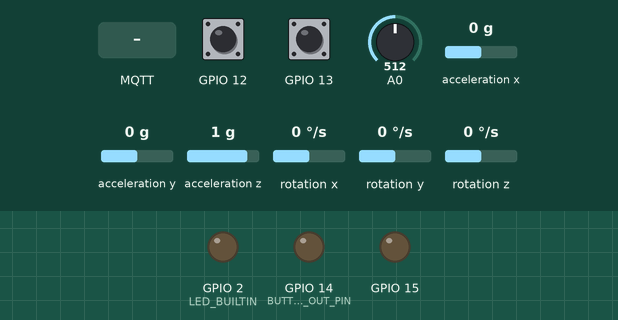
Simulated run of this sketch. Board: ESP8266 (NodeMCU). Parts: output pins drawn as LEDs (lit = HIGH, except the on-board LED, lit = LOW). Wiring (inferred from the names in the program): MPU-6050 motion sensor at I2C address 0x68. Dashed ring = blinking. Inputs (shaded band) come from the test bench; at power-on: GPIO 12 HIGH, GPIO 13 HIGH, A0 = 512, acceleration x 0 g, acceleration y 0 g, acceleration z 1 g, rotation x 0 °/s, rotation y 0 °/s, rotation z 0 °/s. WiFi joins after 1.5 s; servers stay silent unless stated; no MQTT or app messages arrive unless stated.

Above: at 1.2 s.
1.3 s: MQTT message "ON" arrives on the first subscribed topic
At 1.41 s:
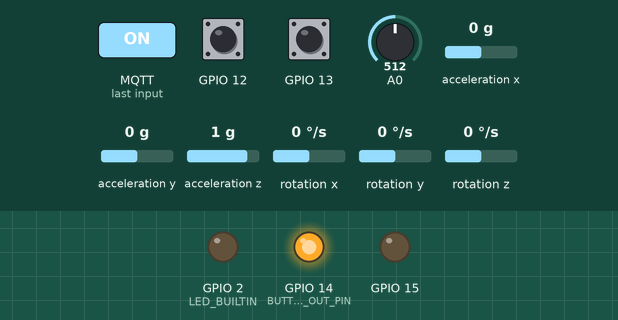
4.4 s: GPIO 12 pulled LOW for 0.15 s
At 5.48 s:
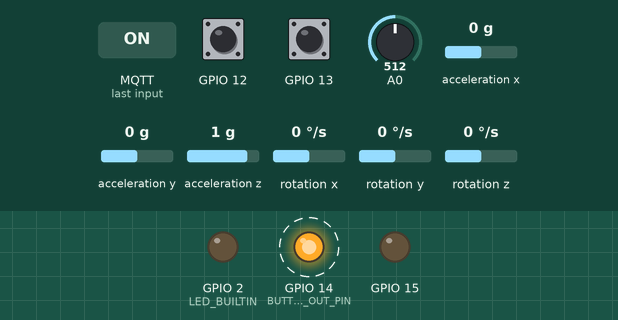
7.6 s: GPIO 12 pulled LOW for 1 s
At 10.55 s:
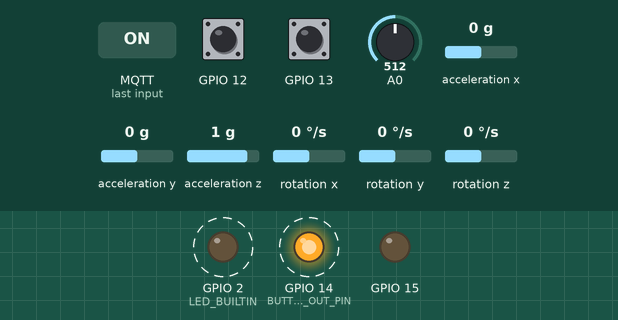
11.7 s: MQTT message "ON" arrives on the third subscribed topic
At 12.6 s:
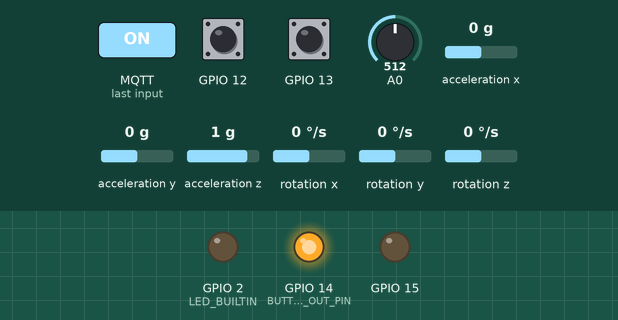
14.8 s: MQTT message "ON" arrives on the second subscribed topic
At 15.63 s:
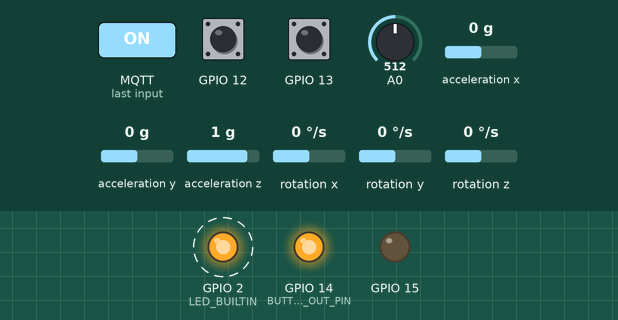
Timing chart, 0 to 17.8 s (numbered marks = the images above; inputs shaded):
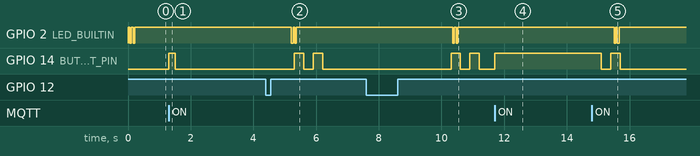

The sketch:

VACUUM_V2_1.0.9.ino
```cpp
//////////////////////////////////////////////////////////////////////////////////////////////////////////////
//▼▼▼▼▼▼▼▼▼▼//▼▼▼▼▼▼▼▼▼▼//▼▼▼▼▼▼▼▼▼▼//▼▼▼▼▼▼▼▼▼▼//▼▼▼▼▼▼▼▼▼▼//▼▼▼▼▼▼▼▼▼▼//▼▼▼▼▼▼▼▼▼▼//▼▼▼▼▼▼▼▼▼▼//▼▼▼▼▼▼▼▼▼▼//

//MQTT AND NETWORK SETUP:

//WIFI Network Setup:
#define VACUUM_NETWORK_SSID "SSID"                // <<<<<< Make Sure to update your SSID
#define VACUUM_NETWORK_PASSWORD "PASS"            // <<<<<< Make Sure to upadate your Password


/*                     ▼▼▼▼▼▼▼▼▼▼ I don't know if anything else Changed ▼▼▼▼▼▼▼▼▼▼                          */

//MQTT Server Setup:
#define VACUUM_MQTT_SERVER_IP "10.157.1.100" // <<<<<< HomeAssistant Ip Changed?
#define VACUUM_MQTT_PORT 1883
#define VACUUM_MQTT_USERNAME "mq"
#define VACUUM_MQTT_PASSWORD "*****"

//MQTT Client Setup:
#define VACUUM_MQTT_CLIENT_NAME "Vacuum"

//OTA Setup:
#define VACUUM_OTA_USERNAME "Vacuum"

//▲▲▲▲▲▲▲▲▲▲//▲▲▲▲▲▲▲▲▲▲//▲▲▲▲▲▲▲▲▲▲//▲▲▲▲▲▲▲▲▲▲//▲▲▲▲▲▲▲▲▲▲//▲▲▲▲▲▲▲▲▲▲//▲▲▲▲▲▲▲▲▲▲//▲▲▲▲▲▲▲▲▲▲//▲▲▲▲▲▲▲▲▲▲//
//////////////////////////////////////////////////////////////////////////////////////////////////////////////

//All Required Libraries:
#include <ESP8266WiFi.h>  //Make Sure ESP8266 Board Manager is Installed
#include <ESP8266mDNS.h>  //Make Sure ESP8266 Board Manager is Installed
#include <PubSubClient.h> //https://github.com/knolleary/pubsubclient
#include <ArduinoOTA.h>   //https://github.com/esp8266/Arduino/tree/master/libraries/ArduinoOTA

//All Required CORE Files:
#include "VACUUM_GYRO_INTER.h"
#include "ESP_BUTTON_INTERFACE.h"
#include "LED_MACROS.h"

//NETWORK Objects:
WiFiClient ESP_CLIENT;
PubSubClient CLIENT(ESP_CLIENT);

//GYRO, OUTPUT, INPUT OBJECTS:

VAC_GYRO VACUUM_MPU(15); //D8: Power Pin of The MPU

ESP_PIN_DRIVER ORANGE_IN(12); //D6: INPUT Pin Of the Orange LED
ESP_PIN_DRIVER WHITE_IN(13);  //D7: INPUT Pin Of the White LED

PIN_MACRO ORANGE_IN_MACRO;
PIN_MACRO WHITE_IN_MACRO;

//These Objects will be used for running a Long, Double and Short Press for the VAC:
MACROS BUTTON_OUT; //Not Really Needed Scince Button Is Bool ON And OFF, Not 8-BIT, Only Used for Timing
MACROS_BUILD BUTTON_OUT_BUILD;

//These Object will be used for Running The OUTPUT LED:
MACROS BUILTIN_LED_MACROS;
MACROS_BUILD BUILTIN_LED_BUILD;

//GLOBAL VARS:

//All Vars For Button:
bool BUTTON_OUT_STATE = false; //Used to Keep Track of Button State
uint8_t BUTTON_OUT_PIN = 14;   //D5: Pin For OUTPUT Pin For Triggering the Button On the VAC
//uint8_t BUTTON_OUT_PIN = LED_BUILTIN; //TEMP, Just For TESTING

//All LED Vars To Keep Track Of Their States:
uint8_t WHITE_IN_STATE = 0;  //State of White LED: 0 = OFF, 1 = ON, 2 = BLINK
uint8_t ORANGE_IN_STATE = 0; //State of Orange LED: 0 = OFF, 1 = ON, 2 = BLINK

//If the Gyro Is Moving:
bool MPU_Moving = false;

//Used to Mesure the Battery Voltage:
uint16_t BatteryVoltage = 0;

//Keep Track Of How Long The Vacuum Is Cleaning For:
uint32_t TimeCleaning = 0;
uint32_t TimeCleaningOffset = 0;
uint32_t TimerCleanTimer;

//KeepCount Of How Many Errors We Encounter:
uint32_t ErrorButtonCount = 0;

//If Connected To Broker:
bool MQTT_Connected = false;

void setup()
{

  //DEBUGGING:
  //  Serial.begin(115200);
  //  Serial.println("INIT");

  //Set ButtonPin to False and INPUT:
  digitalWrite(BUTTON_OUT_PIN, BUTTON_OUT_STATE);
  pinMode(BUTTON_OUT_PIN, INPUT);

  //Set BUILTIN LED ON:
  pinMode(LED_BUILTIN, OUTPUT);
  digitalWrite(LED_BUILTIN, HIGH);

  //SetUp WiFi:
  WiFi.mode(WIFI_STA);
  WiFi.begin(VACUUM_NETWORK_SSID, VACUUM_NETWORK_PASSWORD);
  //  while (WiFi.status() != WL_CONNECTED) delay(500); //TODO: Is This Really Necessary?

  //SetUp OTA:
  ArduinoOTA.setHostname(VACUUM_OTA_USERNAME);
  ArduinoOTA.begin();

  //SetUp MQTT:
  CLIENT.setServer(VACUUM_MQTT_SERVER_IP, VACUUM_MQTT_PORT);
  CLIENT.setCallback(ParseMQTT);

  //Automatically Set MPU to Calibrate From the Start:
  VACUUM_MPU.CalcOffsets = true;
}

void loop()
{
  MQTT_Run();
  LED_Run();
  BUTTON_Run();
  BUILTIN_LED_Run();
  MPU_Moving = VACUUM_MPU.Run();
  RunCleanTimer();
  RunVoltageCheck();
  RunErrorButton();
  MQTT_UpdateStatus();

  ArduinoOTA.handle();
}

void MQTT_Run()
{
  //MQTT:
  {
    //Make Sure MQTT is Connected and Run The Loop:
    CLIENT.loop();
    MQTT_Connected = CLIENT.connected();
    if (!MQTT_Connected)
    {
      //Try to Reconnect:
      if (CLIENT.connect(VACUUM_MQTT_CLIENT_NAME, VACUUM_MQTT_USERNAME, VACUUM_MQTT_PASSWORD))
      {
        CLIENT.publish(VACUUM_MQTT_CLIENT_NAME "/checkIn", "Rebooted");
        CLIENT.subscribe(VACUUM_MQTT_CLIENT_NAME "/ShortPress");
        CLIENT.subscribe(VACUUM_MQTT_CLIENT_NAME "/DoublePress");
        CLIENT.subscribe(VACUUM_MQTT_CLIENT_NAME "/LongPress");
        CLIENT.subscribe(VACUUM_MQTT_CLIENT_NAME "/CleanTimerReset");
        CLIENT.subscribe(VACUUM_MQTT_CLIENT_NAME "/ErrorReset");
        CLIENT.subscribe(VACUUM_MQTT_CLIENT_NAME "/CalibrateGyro");
      }
    }
    //MQTT CheckIn Every 15 Seconds, 1 Min Max:
    {
      if (MQTT_Connected)
      {
        static uint32_t CheckInTimer = millis();
        if (millis() - CheckInTimer >= 15000)
        {
          CLIENT.publish(VACUUM_MQTT_CLIENT_NAME "/checkIn", "OK");
          CheckInTimer = millis();
        }
      }
    }
  }
}

void LED_Run()
{
  //LED Update:
  {
    //ThreshHold(ms) For Blinking:
    const uint16_t LED_THRES = 2300;
    //WHITE LED:
    {
      if (WHITE_IN_MACRO.Run(WHITE_IN.Run()))
      {
        if (WHITE_IN_MACRO.PrevInterval() < LED_THRES)
          WHITE_IN_STATE = 2; //LED Blinking
        else
        {
          if (WHITE_IN_MACRO.State())
          {
            WHITE_IN_STATE = 1; //LED OFF
          }
          else
          {
            WHITE_IN_STATE = 0; //LED ON
          }
        }
      }
      if (WHITE_IN_STATE == 2 && WHITE_IN_MACRO.Interval() >= LED_THRES)
        WHITE_IN_STATE = WHITE_IN_MACRO.State();
    }
    //ORANGE LED:
    {
      if (ORANGE_IN_MACRO.Run(ORANGE_IN.Run()))
      {
        if (ORANGE_IN_MACRO.PrevInterval() < LED_THRES)
          ORANGE_IN_STATE = 2; //LED Blinking
        else
        {
          if (ORANGE_IN_MACRO.State())
          {
            ORANGE_IN_STATE = 1; //LED ON
          }
          else
          {
            ORANGE_IN_STATE = 0; //LED OFF
          }
        }
      }
      if (ORANGE_IN_STATE == 2 && ORANGE_IN_MACRO.Interval() >= LED_THRES)
        ORANGE_IN_STATE = ORANGE_IN_MACRO.State();
    }
  }
}

void BUTTON_Run()
{
  //BUTTON Run:
  {

    //TEMP, Only For BuiltIn LED:
    //    if (BUTTON_OUT_STATE) {
    //      pinMode(BUTTON_OUT_PIN, OUTPUT);
    //      digitalWrite(BUTTON_OUT_PIN, LOW);
    //    }
    //    else {
    //      digitalWrite(BUTTON_OUT_PIN, HIGH);
    //      pinMode(BUTTON_OUT_PIN, INPUT);
    //    }

    if (BUTTON_OUT_STATE)
    {
      pinMode(BUTTON_OUT_PIN, OUTPUT);
      digitalWrite(BUTTON_OUT_PIN, HIGH);
    }
    else
    {
      digitalWrite(BUTTON_OUT_PIN, LOW);
      pinMode(BUTTON_OUT_PIN, INPUT);
    }

    switch (BUTTON_OUT_BUILD.Macro)
    {
    case 0:
      //Nothing
      if (BUTTON_OUT_BUILD.MacroChange())
      {
        BUTTON_OUT_STATE = false;
      }
      break;
    case 1:
      //Short Press
      {
        if (BUTTON_OUT_BUILD.MacroChange())
        {
          BUTTON_OUT_STATE = true;
          // BUTTON_OUT_BUILD.MacroStage = 0;  //Not Needed Since this Macro Only Has One Stage
          BUTTON_OUT.SetDelay(200);
        }
        if (BUTTON_OUT.Run())
        {
          BUTTON_OUT_STATE = false;
          BUTTON_OUT_BUILD.Macro = 0;
        }
      }
      break;
    case 2:
      //Long Press
      {
        if (BUTTON_OUT_BUILD.MacroChange())
        {
          BUTTON_OUT_STATE = true;
          // BUTTON_OUT_BUILD.MacroStage = 0;  //Not Needed Since this Macro Only Has One Stage
          BUTTON_OUT.SetDelay(5000);
        }
        if (BUTTON_OUT.Run())
        {
          BUTTON_OUT_STATE = false;
          BUTTON_OUT_BUILD.Macro = 0;
        }
      }
      break;
    case 3:
      //Double Press
      {
        if (BUTTON_OUT_BUILD.MacroChange())
        {
          BUTTON_OUT_STATE = true;
          BUTTON_OUT_BUILD.MacroStage = 0;
          BUTTON_OUT.SetDelay(300);
        }
        if (BUTTON_OUT.Run())
        {
          switch (BUTTON_OUT_BUILD.MacroStage)
          {
          case 0:
            BUTTON_OUT_STATE = false;
            BUTTON_OUT.SetDelay(300);
            BUTTON_OUT_BUILD.MacroStage = 1;
            break;
          case 1:
            BUTTON_OUT_STATE = true;
            BUTTON_OUT.SetDelay(300);
            BUTTON_OUT_BUILD.MacroStage = 2;
            break;
          case 2:
            BUTTON_OUT_STATE = false;
            BUTTON_OUT_BUILD.Macro = 0;
            break;
          }
        }
      }
      break;
    case 4:
      //Error Reset Double Press
      {
        if (BUTTON_OUT_BUILD.MacroChange())
        {
          BUTTON_OUT_STATE = false;
          BUTTON_OUT_BUILD.MacroStage = 0;
          BUTTON_OUT.SetDelay(300);
        }
        if (BUTTON_OUT.Run())
        {
          switch (BUTTON_OUT_BUILD.MacroStage)
          {
          case 0:
            BUTTON_OUT_STATE = true;
            BUTTON_OUT.SetDelay(300);
            BUTTON_OUT_BUILD.MacroStage = 1;
            break;
          case 1:
            BUTTON_OUT_STATE = false;
            BUTTON_OUT.SetDelay(300);
            BUTTON_OUT_BUILD.MacroStage = 2;
            break;
          case 2:
            BUTTON_OUT_STATE = true;
            BUTTON_OUT.SetDelay(300);
            BUTTON_OUT_BUILD.MacroStage = 3;
            break;
          case 3:
            BUTTON_OUT_STATE = false;
            BUTTON_OUT_BUILD.Macro = 0;
            break;
          }
        }
      }
      break;
    }
  }
}

void BUILTIN_LED_Run()
{
  static bool BUILTIN_LED_STATE = false;
  {
    if (BUILTIN_LED_STATE)
    {
      digitalWrite(LED_BUILTIN, LOW);
    }
    else
    {
      digitalWrite(LED_BUILTIN, HIGH);
    }
  }
  {
    if (BUILTIN_LED_BUILD.MacroChange())
    {
      BUILTIN_LED_STATE = false;
      BUILTIN_LED_BUILD.MacroStage = 0;
      BUILTIN_LED_MACROS.RST();
    }
    if (BUILTIN_LED_MACROS.Run())
    {
      switch (BUILTIN_LED_BUILD.MacroStage)
      {
      case 0:
        BUILTIN_LED_STATE = true;
        BUILTIN_LED_MACROS.SetDelay(50);
        BUILTIN_LED_BUILD.MacroStage = 1;
        break;
      case 1:
        BUILTIN_LED_STATE = false;
        BUILTIN_LED_MACROS.SetDelay(50);
        BUILTIN_LED_BUILD.MacroStage = 2;
        break;
      case 2:
        BUILTIN_LED_STATE = true;
        BUILTIN_LED_MACROS.SetDelay(50);
        BUILTIN_LED_BUILD.MacroStage = 3;
        break;
      case 3:
        BUILTIN_LED_STATE = false;
        BUILTIN_LED_MACROS.SetDelay(5000);
        BUILTIN_LED_BUILD.MacroStage = 0;
        break;
      }
    }
  }
}

void RunCleanTimer()
{
  //Update Cleaning Timer:
  {
    static bool TimingClean = false;
    if (TimingClean)
    {
      TimeCleaning = ((millis() - TimerCleanTimer) / 1000) + TimeCleaningOffset;
      if (!MPU_Moving || WHITE_IN_STATE != 1)
      {
        TimingClean = false;
        TimeCleaningOffset = TimeCleaning;
      }
    }
    else
    {
      if (MPU_Moving && WHITE_IN_STATE == 1)
      {
        TimingClean = true;
        TimerCleanTimer = millis();
      }
    }
  }
}

void RunErrorButton()
{
  static uint32_t ErrorButtonTimeOut = 0;
  //Only Run Maximume every 5 Seconds:
  if (millis() - ErrorButtonTimeOut >= 5000)
  {
    if ((ORANGE_IN_STATE && MPU_Moving) || (ORANGE_IN_STATE == 2))
    {
      ErrorButtonTimeOut = millis();
      //Run Error Button Press
      BUTTON_OUT_BUILD.Macro = 4;
      ErrorButtonCount++;
    }
  }
}

void RunVoltageCheck()
{
  //Update Voltage Reading:
  static uint32_t CheckVoltageTimer = millis();
  if (millis() - CheckVoltageTimer >= 500)
  {
    CheckVoltageTimer = millis();
    const uint16_t CompBatteryVoltageFact = 1;
    static uint32_t CompBatteryVoltage = 0;
    CompBatteryVoltage -= (CompBatteryVoltage / CompBatteryVoltageFact);
    CompBatteryVoltage += analogRead(A0);

    BatteryVoltage = map((CompBatteryVoltage / CompBatteryVoltageFact), 0, 1023, 0, 218);
    if (BatteryVoltage >= 2)
      BatteryVoltage -= 2;
    else
      BatteryVoltage = 0;
  }
}

void MQTT_UpdateStatus()
{
  if (MQTT_Connected)
  {
    static uint32_t UpdateStatusTimer = millis();
    bool UpdateStatus = false;

    static bool Prev_MPU_Moving = false;
    static bool Prev_MPU_Error = true;
    static bool Prev_MPU_CalcOffsets = false;

    static uint8_t PREV_ORANGE_IN_STATE = 0; //State of LED: 0 = OFF, 1 = ON, 2 = BLINK
    static uint8_t PREV_WHITE_IN_STATE = 0;  //State of LED: 0 = OFF, 1 = ON, 2 = BLINK

    static uint16_t PREV_BatteryVoltage = 0;

    static uint32_t Prev_TimeCleaning = 0;

    static uint32_t Prev_ErrorButtonCount = 0;

    //Check If Change in One of the Vals:
    if (MPU_Moving != Prev_MPU_Moving ||
        VACUUM_MPU.Error() != Prev_MPU_Error ||
        VACUUM_MPU.CalcOffsets != Prev_MPU_CalcOffsets ||
        TimeCleaning != Prev_TimeCleaning ||
        ORANGE_IN_STATE != PREV_ORANGE_IN_STATE ||
        WHITE_IN_STATE != PREV_WHITE_IN_STATE ||
        BatteryVoltage != PREV_BatteryVoltage ||
        ErrorButtonCount != Prev_ErrorButtonCount)
      UpdateStatus = true;

    //Update When Change or Every 0.3 Seconds:
    if (UpdateStatus || millis() - UpdateStatusTimer >= 300)
    {
      UpdateStatusTimer = millis();
      if (VACUUM_MPU.Error())
        CLIENT.publish(VACUUM_MQTT_CLIENT_NAME "/Status", "GYRO ERROR");
      else if (VACUUM_MPU.CalcOffsets)
        CLIENT.publish(VACUUM_MQTT_CLIENT_NAME "/Status", "GYRO CALIBRATING");
      else
      {
        if (WHITE_IN_STATE > 0)
        {
          if (MPU_Moving)
          {
            if (WHITE_IN_STATE == 1)
            {
              //Cleaning
              CLIENT.publish(VACUUM_MQTT_CLIENT_NAME "/Status", "CLEANING");
            }
            else
            {
              //Going Home
              CLIENT.publish(VACUUM_MQTT_CLIENT_NAME "/Status", "GOING HOME");
            }
          }
          else
          {
            if (WHITE_IN_STATE == 1)
            {
              //Ready
              CLIENT.publish(VACUUM_MQTT_CLIENT_NAME "/Status", "READY");
            }
            else
            {
              //Charging
              CLIENT.publish(VACUUM_MQTT_CLIENT_NAME "/Status", "CHARGING");
            }
          }
        }
        else
        {
          if (MPU_Moving)
            CLIENT.publish(VACUUM_MQTT_CLIENT_NAME "/Status", "MOVING");
          else
            CLIENT.publish(VACUUM_MQTT_CLIENT_NAME "/Status", "NOT MOVING");
        }
      }

      //Publish Battery Voltage:
      {
        String TempStr = String(BatteryVoltage / 10) + "." + String(BatteryVoltage % 10);
        char CharPayLoad[50];
        TempStr.toCharArray(CharPayLoad, TempStr.length() + 1);
        CLIENT.publish(VACUUM_MQTT_CLIENT_NAME "/BatteryVoltage", CharPayLoad);
      }

      //Publish TimeCleaning:
      {
        String TempStr = String((TimeCleaning / 60) / 60) + "h:" + String((TimeCleaning / 60) % 60) + "m:" + String(TimeCleaning % 60) + "s";
        char CharPayLoad[50];
        TempStr.toCharArray(CharPayLoad, TempStr.length() + 1);
        CLIENT.publish(VACUUM_MQTT_CLIENT_NAME "/TimeCleaning", CharPayLoad);
      }

      //Publish ErrorCount:
      {
        String TempStr = String(ErrorButtonCount);
        char CharPayLoad[50];
        TempStr.toCharArray(CharPayLoad, TempStr.length() + 1);
        CLIENT.publish(VACUUM_MQTT_CLIENT_NAME "/ErrorCount", CharPayLoad);
      }

      //Publish ESP UP-TIME: Note, Does not Update on Change, to Avoid MQTT OverLoad
      {
        String TempStr = String((((millis() / 1000) / 60) / 60) / 24) + "d:" + String((((millis() / 1000) / 60) / 60) % 24) + "h:" + String(((millis() / 1000) / 60) % 60) + "m:" + String((millis() / 1000) % 60) + "s";
        char CharPayLoad[50];
        TempStr.toCharArray(CharPayLoad, TempStr.length() + 1);
        CLIENT.publish(VACUUM_MQTT_CLIENT_NAME "/UpTime", CharPayLoad);
      }

      {
        Prev_MPU_Moving = MPU_Moving;
        Prev_MPU_Error = VACUUM_MPU.Error();
        Prev_MPU_CalcOffsets = VACUUM_MPU.CalcOffsets;
        PREV_ORANGE_IN_STATE = ORANGE_IN_STATE;
        PREV_WHITE_IN_STATE = WHITE_IN_STATE;
        PREV_BatteryVoltage = BatteryVoltage;
        Prev_TimeCleaning = TimeCleaning;
        Prev_ErrorButtonCount = ErrorButtonCount;
      }
    }
  }
}

//Parse Incoming MQTT Messages:
void ParseMQTT(char *Topic, byte *PayLoad, uint16_t Length)
{
  String NewTopic = Topic;
  PayLoad[Length] = '\0';
  String NewPayLoad = String((char *)PayLoad);
  int IntPayLoad = NewPayLoad.toInt();
  char CharPayLoad[50];
  NewPayLoad.toCharArray(CharPayLoad, NewPayLoad.length() + 1);

  //Compare Topic And PayLoad To Find Correct MSG:

  if (NewTopic == VACUUM_MQTT_CLIENT_NAME "/ShortPress")
  {
    if (NewPayLoad == "ON")
    {
      BUTTON_OUT_BUILD.Macro = 1;
    }
    else if (NewPayLoad == "OFF")
    {
      BUTTON_OUT_BUILD.Macro = 0;
    }
  }
  if (NewTopic == VACUUM_MQTT_CLIENT_NAME "/DoublePress")
  {
    if (NewPayLoad == "ON")
    {
      BUTTON_OUT_BUILD.Macro = 3;
    }
    else if (NewPayLoad == "OFF")
    {
      BUTTON_OUT_BUILD.Macro = 0;
    }
  }
  if (NewTopic == VACUUM_MQTT_CLIENT_NAME "/LongPress")
  {
    if (NewPayLoad == "ON")
    {
      BUTTON_OUT_BUILD.Macro = 2;
    }
    else if (NewPayLoad == "OFF")
    {
      BUTTON_OUT_BUILD.Macro = 0;
    }
  }
  if (NewTopic == VACUUM_MQTT_CLIENT_NAME "/ErrorReset")
  {
    if (NewPayLoad == "ON")
    {
      ErrorButtonCount = 0;
    }
    else if (NewPayLoad == "OFF")
    {
      ErrorButtonCount = 0;
    }
  }
  if (NewTopic == VACUUM_MQTT_CLIENT_NAME "/CleanTimerReset")
  {
    if (NewPayLoad == "ON")
    {
      TimerCleanTimer = millis();
      TimeCleaningOffset = 0;
      TimeCleaning = 0;
    }
    else if (NewPayLoad == "OFF")
    {
      TimerCleanTimer = millis();
      TimeCleaningOffset = 0;
      TimeCleaning = 0;
    }
  }
  if (NewTopic == VACUUM_MQTT_CLIENT_NAME "/CalibrateGyro")
  {
    if (NewPayLoad == "ON")
    {
      VACUUM_MPU.CalcOffsets = true;
    }
    else if (NewPayLoad == "OFF")
    {
      VACUUM_MPU.CalcOffsets = false;
    }
  }
}
```

Source omitted: ESP_BUTTON_INTERFACE.h (2787 bytes), LED_MACROS.h (3088 bytes), MPU6050_ESP.h (4693 bytes), VACUUM_GYRO_INTER.h (6904 bytes)

Measured:
- after the input at 1.3 s, GPIO 14 (BUTTON_OUT_PIN): LOW → HIGH at once, → LOW 0.20 s later
- after the input at 4.4 s, GPIO 14 (BUTTON_OUT_PIN): alternates HIGH for 0.30 s and LOW for 0.30 s, 4 changes in all, then stays LOW, starting after 0.90 s
- after the input at 7.6 s, GPIO 14 (BUTTON_OUT_PIN): alternates HIGH for 0.30 s and LOW for 0.30 s, starting after 2.7 s
- after the input at 11.7 s, GPIO 14 (BUTTON_OUT_PIN): LOW → HIGH at once
- after the input at 14.8 s, GPIO 14 (BUTTON_OUT_PIN): HIGH → LOW after 0.30 s instead of 1.9 s
- by itself, GPIO 2 (LED_BUILTIN): alternates HIGH for 0.05 s and LOW for 0.05 s, 4 changes in all, then stays HIGH
